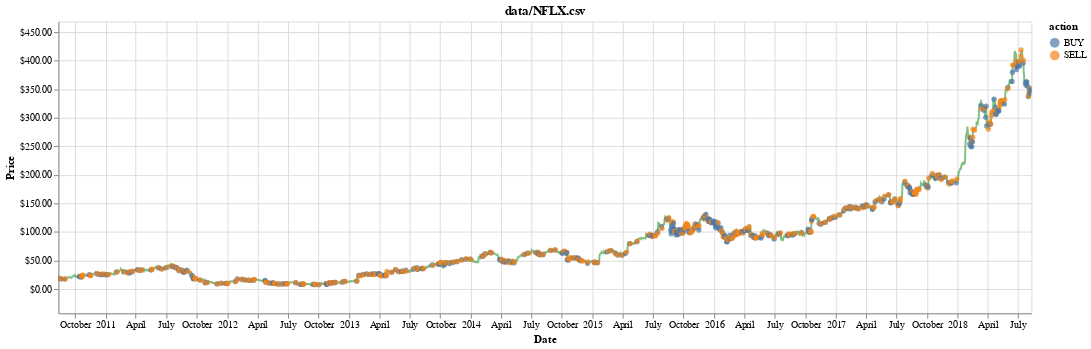

Write notebook code for a chart like this one.
### Code cell
chart = visualize(df, history, title=test_stock)
chart

### Figure 1 — Vega-Lite specification as saved in the notebook (floating-point values rounded to 4 significant figures; data arrays with more than 128 entries replaced by an {"elided": "..."} marker saying what was removed)
{"config": {"view": {"continuousWidth": 300, "continuousHeight": 300}}, "layer": [{"mark": {"type": "line", "color": "green", "opacity": 0.5}, "encoding": {"x": {"field": "date", "type": "temporal"}, "y": {"axis": {"format": "$.2f", "title": "Price"}, "field": "position", "scale": {"clamp": true, "domain": [-42.31, 469.0]}, "type": "quantitative"}}, "name": "view_5"}, {"mark": {"type": "point", "filled": true}, "encoding": {"color": {"field": "action", "type": "nominal"}, "x": {"axis": {"title": "Date"}, "field": "date", "type": "temporal"}, "y": {"axis": {"format": "$.2f", "title": "Price"}, "field": "position", "scale": {"clamp": true, "domain": [-42.31, 469.0]}, "type": "quantitative"}}, "name": "view_6", "transform": [{"filter": "(datum.action !== 'HOLD')"}]}], "data": {"name": "data-a51bc0ff3e18d28b1e771f3bf3fcdbad"}, "height": 300, "params": [{"name": "param_5", "select": {"type": "interval", "encodings": ["x"]}, "bind": "scales", "views": ["view_5"]}, {"name": "param_6", "select": {"type": "interval", "encodings": ["x"]}, "bind": "scales", "views": ["view_6"]}], "title": "data/NFLX.csv", "width": 1000, "$schema": "https://vega.github.io/schema/vega-lite/v5.16.3.json", "datasets": {"data-a51bc0ff3e18d28b1e771f3bf3fcdbad": {"elided": "2014 records"}}}
